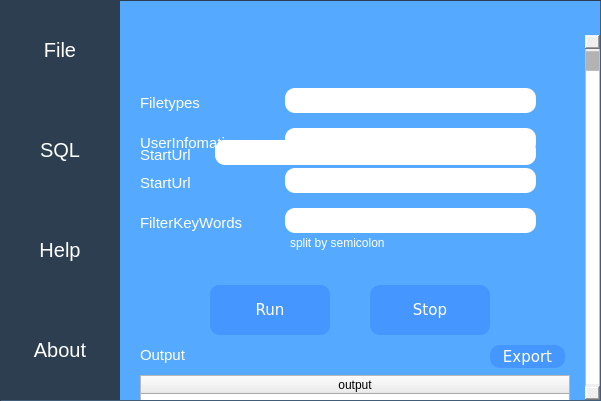
<?xml version="1.0" encoding="UTF-8"?>
<ui version="4.0">
 <class>BaseWidget</class>
 <widget class="QWidget" name="BaseWidget">
  <property name="enabled">
   <bool>true</bool>
  </property>
  <property name="geometry">
   <rect>
    <x>0</x>
    <y>0</y>
    <width>601</width>
    <height>401</height>
   </rect>
  </property>
  <property name="maximumSize">
   <size>
    <width>601</width>
    <height>401</height>
   </size>
  </property>
  <property name="windowTitle">
   <string>Form</string>
  </property>
  <property name="toolTip">
   <string/>
  </property>
  <property name="styleSheet">
   <string notr="true">#BaseWidget{background-color: rgb(85, 170, 255);
border-style: inset;
border-width:1px;border-color:#2C3E50;}</string>
  </property>
  <widget class="QPushButton" name="FileWidgetButton">
   <property name="geometry">
    <rect>
     <x>0</x>
     <y>0</y>
     <width>120</width>
     <height>100</height>
    </rect>
   </property>
   <property name="autoFillBackground">
    <bool>false</bool>
   </property>
   <property name="styleSheet">
    <string notr="true">#FileWidgetButton{background-color:#2C3E50;border:none;color:#ffffff;font-size:20px;}
#FileWidgetButton:hover{background-color:#333333;}</string>
   </property>
   <property name="text">
    <string>File</string>
   </property>
  </widget>
  <widget class="QPushButton" name="SQLWidgetButton">
   <property name="geometry">
    <rect>
     <x>0</x>
     <y>100</y>
     <width>120</width>
     <height>100</height>
    </rect>
   </property>
   <property name="autoFillBackground">
    <bool>false</bool>
   </property>
   <property name="styleSheet">
    <string notr="true">#SQLWidgetButton{background-color:#2C3E50;border:none;color:#ffffff;font-size:20px;}
#SQLWidgetButton:hover{background-color:#333333;}</string>
   </property>
   <property name="text">
    <string>SQL</string>
   </property>
  </widget>
  <widget class="QPushButton" name="HelpWidgetButton">
   <property name="geometry">
    <rect>
     <x>0</x>
     <y>200</y>
     <width>120</width>
     <height>100</height>
    </rect>
   </property>
   <property name="autoFillBackground">
    <bool>false</bool>
   </property>
   <property name="styleSheet">
    <string notr="true">#HelpWidgetButton{background-color:#2C3E50;border:none;color:#ffffff;font-size:20px;}
#HelpWidgetButton:hover{background-color:#333333;}</string>
   </property>
   <property name="text">
    <string>Help</string>
   </property>
  </widget>
  <widget class="QPushButton" name="AboutWidgetButton">
   <property name="geometry">
    <rect>
     <x>0</x>
     <y>300</y>
     <width>120</width>
     <height>100</height>
    </rect>
   </property>
   <property name="autoFillBackground">
    <bool>false</bool>
   </property>
   <property name="styleSheet">
    <string notr="true">#AboutWidgetButton{background-color:#2C3E50;border:none;color:#ffffff;font-size:20px;}
#AboutWidgetButton:hover{background-color:#333333;}</string>
   </property>
   <property name="text">
    <string>About</string>
   </property>
  </widget>
  <widget class="QPushButton" name="CloseButton">
   <property name="geometry">
    <rect>
     <x>575</x>
     <y>0</y>
     <width>25</width>
     <height>25</height>
    </rect>
   </property>
   <property name="toolTip">
    <string>close</string>
   </property>
   <property name="styleSheet">
    <string notr="true">#CloseButton{border-radius:10px;color:#ffffff;font-size:10px;background-repeat:no-repeat;
background-image: url(:/images/images/CloseButton.png);}
#CloseButton:hover{
background-image: url(:/images/images/CloseButtonPress.png);}</string>
   </property>
   <property name="text">
    <string/>
   </property>
  </widget>
  <widget class="QPushButton" name="MinButton">
   <property name="geometry">
    <rect>
     <x>550</x>
     <y>0</y>
     <width>25</width>
     <height>25</height>
    </rect>
   </property>
   <property name="toolTip">
    <string>minimize</string>
   </property>
   <property name="statusTip">
    <string/>
   </property>
   <property name="styleSheet">
    <string notr="true">#MinButton{color:#ffffff;font-size:10px;border:none;
background-image: url(:/images/images/MinButton.png);background-repeat:no-repeat;
border-radius:10px;}
#MinButton:hover{background-image:url(:/images/images/MinButtonPress);}</string>
   </property>
   <property name="text">
    <string/>
   </property>
  </widget>
  <widget class="QWidget" name="FileWidget" native="true">
   <property name="geometry">
    <rect>
     <x>120</x>
     <y>25</y>
     <width>480</width>
     <height>375</height>
    </rect>
   </property>
   <widget class="QScrollBar" name="verticalScrollBar">
    <property name="geometry">
     <rect>
      <x>465</x>
      <y>10</y>
      <width>15</width>
      <height>365</height>
     </rect>
    </property>
    <property name="styleSheet">
     <string notr="true">QScrollBar:vertical{ 
width:12px; 
border:1px solid rgba(0,0,0,50); 
margin:0px,0px,0px,0px; 
padding-top:15px; 
padding-bottom:15px; 
} 
QScrollBar::handle:vertical{ 
width:16px; 
background:rgba(0,0,0,25%); 
min-height:20; 
} 
QScrollBar::handle:vertical:hover{ 
background:rgba(0,0,0,50%); 
border:0px rgba(0,0,0,25%); 
} 
QScrollBar::sub-line:vertical{ 
height:15px; 
border-image:url(:/images/images/scroll_up.png); 
subcontrol-position:top; 
} 
QScrollBar::sub-line:vertical:hover{ 
height:15px; 
background:rgba(0,0,0,25%); 
subcontrol-position:top; 
} 
QScrollBar::add-line:vertical{ 
height:15px; 
border-image:url(:/images/images/scroll_down.png); 
subcontrol-position:bottom; 
} 
QScrollBar::add-line:vertical:hover{ 
height:15px; 
background:rgba(0,0,0,25%); 
subcontrol-position:bottom; 
} 
QScrollBar::add-page:vertical{ 
background:rgb(255,255,255); 
} 
QScrollBar::sub-page:vertical{ 
background:rgb(255,255,255); 
} 
QScrollBar::up-arrow:vertical{ 
border-width:0px; 
max-height:16px; 
min-width:17px; 
} 
QScrollBar::down-arrow:vertical{ 
border-style:outset; 
border-width:0px; 
} </string>
    </property>
    <property name="maximum">
     <number>325</number>
    </property>
    <property name="orientation">
     <enum>Qt::Vertical</enum>
    </property>
   </widget>
   <widget class="QWidget" name="ScrollWidget" native="true">
    <property name="geometry">
     <rect>
      <x>0</x>
      <y>0</y>
      <width>465</width>
      <height>375</height>
     </rect>
    </property>
    <widget class="QPushButton" name="RunButton">
     <property name="geometry">
      <rect>
       <x>90</x>
       <y>260</y>
       <width>120</width>
       <height>50</height>
      </rect>
     </property>
     <property name="cursor">
      <cursorShape>PointingHandCursor</cursorShape>
     </property>
     <property name="styleSheet">
      <string notr="true">QPushButton{
    color: rgb(255, 255, 255);
    background-color:rgb(70, 150, 255);
    border-radius:10px;
    padding:2px 4px;
    font-family: Verdana;
    font-size: 15px;
    text-align: center;
}
QPushButton:hover, QPushButton:pressed , QPushButton:checked
{
    background-color:#2C3E50;
    text-align: right;
    padding-right: 30px;
    font-weight:100
}
QPushButton:hover
{
    background-image: url(:/images/images/RunButtonHover.png);
    background-repeat:no-repeat;
    background-position: center left;
}
QPushButton:pressed, QPushButton:checked
{
    background-image: url(:/images/images/RunButtonPress.png);
    background-repeat:no-repeat;
    background-position: center left;
}</string>
     </property>
     <property name="text">
      <string>Run</string>
     </property>
    </widget>
    <widget class="QPushButton" name="StopButton">
     <property name="geometry">
      <rect>
       <x>250</x>
       <y>260</y>
       <width>120</width>
       <height>50</height>
      </rect>
     </property>
     <property name="styleSheet">
      <string notr="true">QPushButton{
    color: rgb(255, 255, 255);
    background-color: rgb(70, 150, 255);
    border:none;
    border-radius:10px;
    padding:2px 4px;
    font-family: Verdana;
    font-size: 15px;
    text-align: center;
}
QPushButton:hover, QPushButton:pressed , QPushButton:checked
{
    background-color:#2C3E50;
    text-align: right;
    padding-right: 30px;
    font-weight:100
}
QPushButton:hover
{
    background-image: url(:/images/images/StopButtonHover.png);
    background-repeat:no-repeat;
    background-position: center left;
}
QPushButton:pressed, QPushButton:checked
{
    background-image: url(:/images/images/StopButtonPress.png);
    background-repeat:no-repeat;
    background-position: center left;
}</string>
     </property>
     <property name="text">
      <string>Stop</string>
     </property>
    </widget>
    <widget class="QLabel" name="OutputLabel">
     <property name="geometry">
      <rect>
       <x>20</x>
       <y>320</y>
       <width>51</width>
       <height>20</height>
      </rect>
     </property>
     <property name="styleSheet">
      <string notr="true">color: rgb(255, 255, 255);
font-size: 15px;
text-align: center;</string>
     </property>
     <property name="text">
      <string>Output</string>
     </property>
    </widget>
    <widget class="QWidget" name="SQLInputWidget" native="true">
     <property name="geometry">
      <rect>
       <x>0</x>
       <y>0</y>
       <width>460</width>
       <height>240</height>
      </rect>
     </property>
     <widget class="QLineEdit" name="SQLStartUrlLineEdit">
      <property name="geometry">
       <rect>
        <x>95</x>
        <y>115</y>
        <width>321</width>
        <height>25</height>
       </rect>
      </property>
      <property name="styleSheet">
       <string notr="true">font-size:13px;border-radius: 10px;</string>
      </property>
     </widget>
     <widget class="QLabel" name="SQLStartUrlLabel">
      <property name="geometry">
       <rect>
        <x>20</x>
        <y>120</y>
        <width>81</width>
        <height>20</height>
       </rect>
      </property>
      <property name="styleSheet">
       <string notr="true">color: rgb(255, 255, 255);
font-size: 15px;
text-align: center;</string>
      </property>
      <property name="text">
       <string>StartUrl</string>
      </property>
     </widget>
    </widget>
    <widget class="QWidget" name="FileInputWidget" native="true">
     <property name="geometry">
      <rect>
       <x>0</x>
       <y>0</y>
       <width>460</width>
       <height>240</height>
      </rect>
     </property>
     <widget class="QLabel" name="FileStartUrlLabel">
      <property name="geometry">
       <rect>
        <x>20</x>
        <y>148</y>
        <width>81</width>
        <height>20</height>
       </rect>
      </property>
      <property name="styleSheet">
       <string notr="true">color: rgb(255, 255, 255);
font-size: 15px;
text-align: center;</string>
      </property>
      <property name="text">
       <string>StartUrl</string>
      </property>
     </widget>
     <widget class="QLineEdit" name="FilterKeyWordLineEdit">
      <property name="geometry">
       <rect>
        <x>165</x>
        <y>183</y>
        <width>251</width>
        <height>25</height>
       </rect>
      </property>
      <property name="styleSheet">
       <string notr="true">font-size:13px;border-radius: 10px;</string>
      </property>
     </widget>
     <widget class="QLineEdit" name="FiletypesLineEdit">
      <property name="geometry">
       <rect>
        <x>165</x>
        <y>63</y>
        <width>251</width>
        <height>25</height>
       </rect>
      </property>
      <property name="styleSheet">
       <string notr="true">font-size:13px;border-radius: 10px;</string>
      </property>
      <property name="text">
       <string/>
      </property>
      <property name="readOnly">
       <bool>true</bool>
      </property>
     </widget>
     <widget class="QLabel" name="UserInfomationsLabel">
      <property name="geometry">
       <rect>
        <x>20</x>
        <y>108</y>
        <width>121</width>
        <height>20</height>
       </rect>
      </property>
      <property name="styleSheet">
       <string notr="true">color: rgb(255, 255, 255);
font-size: 15px;
text-align: center;</string>
      </property>
      <property name="text">
       <string>UserInfomations</string>
      </property>
     </widget>
     <widget class="QLabel" name="FilterKeyWordsLabel">
      <property name="geometry">
       <rect>
        <x>20</x>
        <y>188</y>
        <width>111</width>
        <height>20</height>
       </rect>
      </property>
      <property name="styleSheet">
       <string notr="true">color: rgb(255, 255, 255);
font-size: 15px;
text-align: center;</string>
      </property>
      <property name="text">
       <string>FilterKeyWords</string>
      </property>
     </widget>
     <widget class="QLabel" name="FiletypesLabel">
      <property name="geometry">
       <rect>
        <x>20</x>
        <y>68</y>
        <width>81</width>
        <height>20</height>
       </rect>
      </property>
      <property name="styleSheet">
       <string notr="true">color: rgb(255, 255, 255);  
font-size: 15px;
text-align: center;</string>
      </property>
      <property name="text">
       <string>Filetypes</string>
      </property>
     </widget>
     <widget class="QLineEdit" name="FileStartUrlLineEdit">
      <property name="geometry">
       <rect>
        <x>165</x>
        <y>143</y>
        <width>251</width>
        <height>25</height>
       </rect>
      </property>
      <property name="styleSheet">
       <string notr="true">font-size:13px;border-radius: 10px;</string>
      </property>
     </widget>
     <widget class="QLineEdit" name="UserInfosLineEdit">
      <property name="geometry">
       <rect>
        <x>165</x>
        <y>103</y>
        <width>251</width>
        <height>25</height>
       </rect>
      </property>
      <property name="styleSheet">
       <string notr="true">font-size:13px;border-radius: 10px;</string>
      </property>
      <property name="readOnly">
       <bool>true</bool>
      </property>
     </widget>
     <widget class="QPushButton" name="OpenFileButton">
      <property name="geometry">
       <rect>
        <x>420</x>
        <y>100</y>
        <width>30</width>
        <height>30</height>
       </rect>
      </property>
      <property name="cursor">
       <cursorShape>PointingHandCursor</cursorShape>
      </property>
      <property name="styleSheet">
       <string notr="true">QPushButton{border:none;background-image:url(:/images/images/OpenFileButton.png);background-repeat:no-repeat;}
QPushButton:hover{background-image:url(:/images/images/OpenFileButtonHover.png);}</string>
      </property>
      <property name="text">
       <string/>
      </property>
     </widget>
     <widget class="QPushButton" name="AddFiletypesButton">
      <property name="geometry">
       <rect>
        <x>420</x>
        <y>62</y>
        <width>30</width>
        <height>30</height>
       </rect>
      </property>
      <property name="cursor">
       <cursorShape>PointingHandCursor</cursorShape>
      </property>
      <property name="styleSheet">
       <string notr="true">QPushButton{border:none;background-image:url(:/images/images/AddFiletypesButton.png);background-repeat:no-repeat;}
QPushButton:hover{background-image:url(:/images/images/AddFiletypesButtonHover.png);}</string>
      </property>
      <property name="text">
       <string/>
      </property>
     </widget>
     <widget class="QLabel" name="label">
      <property name="geometry">
       <rect>
        <x>170</x>
        <y>210</y>
        <width>111</width>
        <height>16</height>
       </rect>
      </property>
      <property name="styleSheet">
       <string notr="true">color: rgb(255, 255, 255);</string>
      </property>
      <property name="text">
       <string>split by semicolon</string>
      </property>
     </widget>
    </widget>
    <widget class="QPushButton" name="PauseButton">
     <property name="geometry">
      <rect>
       <x>90</x>
       <y>260</y>
       <width>120</width>
       <height>50</height>
      </rect>
     </property>
     <property name="cursor">
      <cursorShape>PointingHandCursor</cursorShape>
     </property>
     <property name="styleSheet">
      <string notr="true">QPushButton{
    color: rgb(255, 255, 255);
    background-color:rgb(70, 150, 255);
    border-radius:10px;
    padding:2px 4px;
    font-family: Verdana;
    font-size: 15px;
    text-align: center;
}
QPushButton:hover, QPushButton:pressed , QPushButton:checked
{
    background-color:#2C3E50;
    text-align: right;
    padding-right: 30px;
    font-weight:100
}
QPushButton:hover
{
    background-image: url(:/images/images/PauseButton.png);
    background-repeat:no-repeat;
    background-position: center left;
}
QPushButton:pressed, QPushButton:checked
{
    background-image: url(:/images/images/PauseButtonPress.png);
    background-repeat:no-repeat;
    background-position: center left;
}</string>
     </property>
     <property name="text">
      <string>Pause</string>
     </property>
    </widget>
    <widget class="QTableWidget" name="OutputTableWidget">
     <property name="geometry">
      <rect>
       <x>20</x>
       <y>350</y>
       <width>430</width>
       <height>325</height>
      </rect>
     </property>
     <property name="styleSheet">
      <string notr="true">QScrollBar:vertical{ 
width:12px; 
border:1px solid rgba(0,0,0,50); 
margin:0px,0px,0px,0px; 
padding-top:15px; 
padding-bottom:15px; 
} 
QScrollBar::handle:vertical{ 
width:16px; 
background:rgba(0,0,0,25%); 
min-height:20; 
} 
QScrollBar::handle:vertical:hover{ 
background:rgba(0,0,0,50%); 
border:0px rgba(0,0,0,25%); 
} 
QScrollBar::sub-line:vertical{ 
height:15px; 
border-image:url(:/images/images/scroll_up.png); 
subcontrol-position:top; 
} 
QScrollBar::sub-line:vertical:hover{ 
height:15px; 
background:rgba(0,0,0,25%); 
subcontrol-position:top; 
} 
QScrollBar::add-line:vertical{ 
height:15px; 
border-image:url(:/images/images/scroll_down.png); 
subcontrol-position:bottom; 
} 
QScrollBar::add-line:vertical:hover{ 
height:15px; 
background:rgba(0,0,0,25%); 
subcontrol-position:bottom; 
} 
QScrollBar::add-page:vertical{ 
background:rgb(255,255,255); 
} 
QScrollBar::sub-page:vertical{ 
background:rgb(255,255,255); 
} 
QScrollBar::up-arrow:vertical{ 
border-width:0px; 
max-height:16px; 
min-width:17px; 
} 
QScrollBar::down-arrow:vertical{ 
border-style:outset; 
border-width:0px; 
} </string>
     </property>
     <attribute name="horizontalHeaderStretchLastSection">
      <bool>true</bool>
     </attribute>
     <column>
      <property name="text">
       <string>output</string>
      </property>
     </column>
    </widget>
    <widget class="QPushButton" name="ExportButton">
     <property name="geometry">
      <rect>
       <x>370</x>
       <y>320</y>
       <width>75</width>
       <height>23</height>
      </rect>
     </property>
     <property name="cursor">
      <cursorShape>PointingHandCursor</cursorShape>
     </property>
     <property name="styleSheet">
      <string notr="true">QPushButton{
    color: rgb(255, 255, 255);
    background-color: rgb(70, 150, 255);
    border:none;
    border-radius:10px;
    padding:2px 4px;
    font-family: Verdana;
    font-size: 15px;
    text-align: center;
}
QPushButton:hover, QPushButton:pressed , QPushButton:checked
{
    background-color:#2C3E50;
    font-weight:100
}
</string>
     </property>
     <property name="text">
      <string>Export</string>
     </property>
    </widget>
    <zorder>StopButton</zorder>
    <zorder>OutputLabel</zorder>
    <zorder>PauseButton</zorder>
    <zorder>OutputTableWidget</zorder>
    <zorder>RunButton</zorder>
    <zorder>SQLInputWidget</zorder>
    <zorder>FileInputWidget</zorder>
    <zorder>ExportButton</zorder>
   </widget>
  </widget>
 </widget>
 <tabstops>
  <tabstop>FileWidgetButton</tabstop>
  <tabstop>SQLWidgetButton</tabstop>
  <tabstop>HelpWidgetButton</tabstop>
  <tabstop>AboutWidgetButton</tabstop>
  <tabstop>FiletypesLineEdit</tabstop>
  <tabstop>UserInfosLineEdit</tabstop>
  <tabstop>OpenFileButton</tabstop>
  <tabstop>FileStartUrlLineEdit</tabstop>
  <tabstop>FilterKeyWordLineEdit</tabstop>
  <tabstop>PauseButton</tabstop>
  <tabstop>RunButton</tabstop>
  <tabstop>StopButton</tabstop>
  <tabstop>OutputTableWidget</tabstop>
  <tabstop>SQLStartUrlLineEdit</tabstop>
  <tabstop>MinButton</tabstop>
  <tabstop>CloseButton</tabstop>
 </tabstops>
 <resources>
  <include location="res.qrc"/>
 </resources>
 <connections>
  <connection>
   <sender>FileWidgetButton</sender>
   <signal>clicked()</signal>
   <receiver>FileWidget</receiver>
   <slot>show()</slot>
   <hints>
    <hint type="sourcelabel">
     <x>62</x>
     <y>60</y>
    </hint>
    <hint type="destinationlabel">
     <x>159</x>
     <y>294</y>
    </hint>
   </hints>
  </connection>
  <connection>
   <sender>HelpWidgetButton</sender>
   <signal>clicked()</signal>
   <receiver>FileWidget</receiver>
   <slot>hide()</slot>
   <hints>
    <hint type="sourcelabel">
     <x>70</x>
     <y>246</y>
    </hint>
    <hint type="destinationlabel">
     <x>153</x>
     <y>282</y>
    </hint>
   </hints>
  </connection>
  <connection>
   <sender>AboutWidgetButton</sender>
   <signal>clicked()</signal>
   <receiver>FileWidget</receiver>
   <slot>hide()</slot>
   <hints>
    <hint type="sourcelabel">
     <x>63</x>
     <y>351</y>
    </hint>
    <hint type="destinationlabel">
     <x>133</x>
     <y>349</y>
    </hint>
   </hints>
  </connection>
  <connection>
   <sender>FileWidgetButton</sender>
   <signal>clicked()</signal>
   <receiver>FileInputWidget</receiver>
   <slot>show()</slot>
   <hints>
    <hint type="sourcelabel">
     <x>65</x>
     <y>69</y>
    </hint>
    <hint type="destinationlabel">
     <x>170</x>
     <y>69</y>
    </hint>
   </hints>
  </connection>
  <connection>
   <sender>SQLWidgetButton</sender>
   <signal>clicked()</signal>
   <receiver>FileInputWidget</receiver>
   <slot>hide()</slot>
   <hints>
    <hint type="sourcelabel">
     <x>74</x>
     <y>138</y>
    </hint>
    <hint type="destinationlabel">
     <x>153</x>
     <y>117</y>
    </hint>
   </hints>
  </connection>
  <connection>
   <sender>FileWidgetButton</sender>
   <signal>clicked()</signal>
   <receiver>SQLInputWidget</receiver>
   <slot>hide()</slot>
   <hints>
    <hint type="sourcelabel">
     <x>93</x>
     <y>32</y>
    </hint>
    <hint type="destinationlabel">
     <x>145</x>
     <y>49</y>
    </hint>
   </hints>
  </connection>
  <connection>
   <sender>SQLWidgetButton</sender>
   <signal>clicked()</signal>
   <receiver>SQLInputWidget</receiver>
   <slot>show()</slot>
   <hints>
    <hint type="sourcelabel">
     <x>92</x>
     <y>150</y>
    </hint>
    <hint type="destinationlabel">
     <x>137</x>
     <y>147</y>
    </hint>
   </hints>
  </connection>
  <connection>
   <sender>MinButton</sender>
   <signal>clicked()</signal>
   <receiver>BaseWidget</receiver>
   <slot>showMinimized()</slot>
   <hints>
    <hint type="sourcelabel">
     <x>539</x>
     <y>19</y>
    </hint>
    <hint type="destinationlabel">
     <x>539</x>
     <y>53</y>
    </hint>
   </hints>
  </connection>
  <connection>
   <sender>CloseButton</sender>
   <signal>clicked()</signal>
   <receiver>BaseWidget</receiver>
   <slot>close()</slot>
   <hints>
    <hint type="sourcelabel">
     <x>579</x>
     <y>11</y>
    </hint>
    <hint type="destinationlabel">
     <x>583</x>
     <y>-9</y>
    </hint>
   </hints>
  </connection>
  <connection>
   <sender>SQLWidgetButton</sender>
   <signal>clicked()</signal>
   <receiver>FileWidget</receiver>
   <slot>show()</slot>
   <hints>
    <hint type="sourcelabel">
     <x>59</x>
     <y>149</y>
    </hint>
    <hint type="destinationlabel">
     <x>359</x>
     <y>212</y>
    </hint>
   </hints>
  </connection>
 </connections>
</ui>
